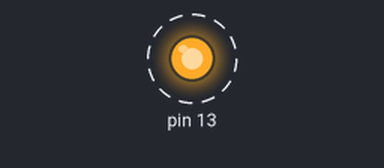
The sketch below on a simulated Arduino Uno, built with avr-gcc and run on an emulated ATmega328P. On the bench: output pins drawn as LEDs (lit = HIGH). Dashed ring = blinking.

Above: at 0.5 s.
Timing chart, 0 to 4.6 s (numbered marks = the images above):
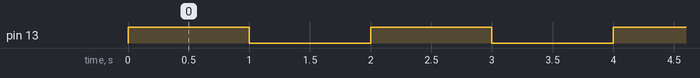

The sketch:

avrblink.ino
```cpp
#include <avr/io.h>
#include <util/delay.h>
int main(void) {
// -------- Inits --------- //
DDRB = 0b00100000; /* Data Direction Register B:
writing a one to the bit
enables output. */
// ------ Event loop ------ //
while (1) {
PORTB = 0b00100000; /* Turn on fifth LED bit/pin in PORTB */
_delay_ms(1000); /* wait */
PORTB = 0b00000000; /* Turn off all B pins, including LED */
_delay_ms(1000); /* wait */
} /* End event loop */
return (0); /* This line is never reached */
}
```

Measured:
- by itself, pin 13: alternates HIGH for 1.0 s and LOW for 1.0 s
